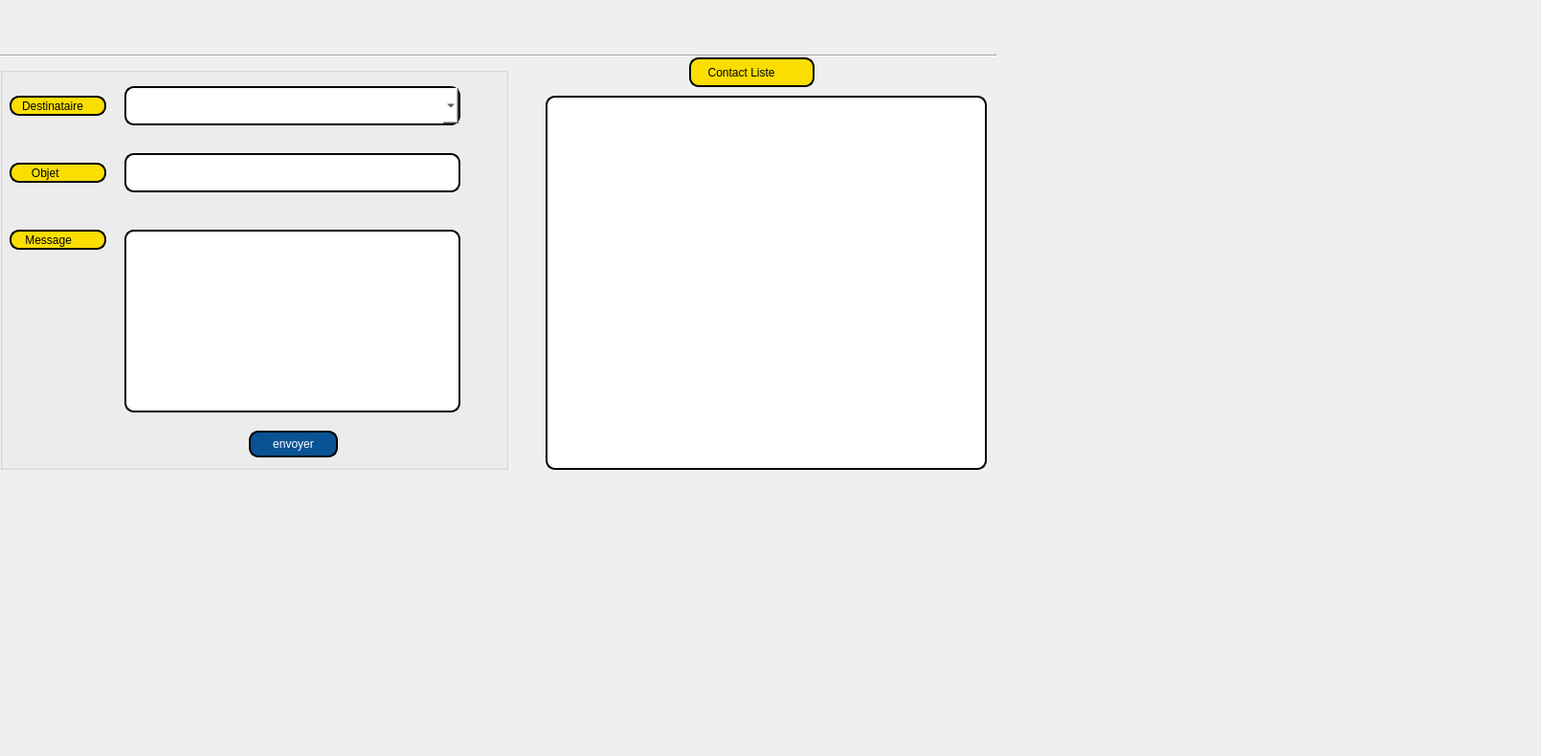
     <widget class="QWidget" name="tab_12">
      <attribute name="title">
       <string>contact</string>
      </attribute>
      <widget class="QPushButton" name="envoyer">
       <property name="geometry">
        <rect>
         <x>260</x>
         <y>450</y>
         <width>93</width>
         <height>28</height>
        </rect>
       </property>
       <property name="styleSheet">
        <string notr="true">border: 2px solid black;
border-radius: 10px;
padding: 0 8px;
color: rgb(255, 255, 255);
background:#085394	;
font: bold, &quot;Comic Sans MS&quot;;
</string>
       </property>
       <property name="text">
        <string>envoyer</string>
       </property>
      </widget>
      <widget class="QLabel" name="label_5">
       <property name="geometry">
        <rect>
         <x>10</x>
         <y>100</y>
         <width>101</width>
         <height>21</height>
        </rect>
       </property>
       <property name="styleSheet">
        <string notr="true">border: 2px solid black;
font: 75 8pt &quot;MS Shell Dlg 2&quot;;
border-radius: 10px;
padding: 0 8px;
background: #fade02;
font: bold, &quot;Comic Sans MS&quot;;;
text-align:center;
</string>
       </property>
       <property name="text">
        <string>Destinataire</string>
       </property>
      </widget>
      <widget class="QLabel" name="label_6">
       <property name="geometry">
        <rect>
         <x>10</x>
         <y>170</y>
         <width>101</width>
         <height>21</height>
        </rect>
       </property>
       <property name="styleSheet">
        <string notr="true">border: 2px solid black;
font: 75 8pt &quot;MS Shell Dlg 2&quot;;
border-radius: 10px;
padding: 0 8px;
background: #fade02;
font: bold, &quot;Comic Sans MS&quot;;;
text-align:center;
</string>
       </property>
       <property name="text">
        <string>   Objet</string>
       </property>
      </widget>
      <widget class="QLabel" name="label_7">
       <property name="geometry">
        <rect>
         <x>10</x>
         <y>240</y>
         <width>101</width>
         <height>21</height>
        </rect>
       </property>
       <property name="styleSheet">
        <string notr="true">border: 2px solid black;
font: 75 8pt &quot;MS Shell Dlg 2&quot;;
border-radius: 10px;
padding: 0 8px;
background: #fade02;
font: bold, &quot;Comic Sans MS&quot;;;
text-align:center;
</string>
       </property>
       <property name="text">
        <string> Message</string>
       </property>
      </widget>
      <widget class="QLineEdit" name="objet">
       <property name="geometry">
        <rect>
         <x>130</x>
         <y>160</y>
         <width>351</width>
         <height>41</height>
        </rect>
       </property>
       <property name="styleSheet">
        <string notr="true">border: 2px solid black;
border-radius: 10px;
padding: 0 8px;
background: white;
selection-background-color: gray;
</string>
       </property>
      </widget>
      <widget class="QLineEdit" name="Message">
       <property name="geometry">
        <rect>
         <x>130</x>
         <y>240</y>
         <width>351</width>
         <height>191</height>
        </rect>
       </property>
       <property name="styleSheet">
        <string notr="true">border: 2px solid black;
border-radius: 10px;
padding: 0 8px;
background: white;
selection-background-color: gray;
</string>
       </property>
      </widget>
      <widget class="Line" name="line_11">
       <property name="geometry">
        <rect>
         <x>-10</x>
         <y>50</y>
         <width>1051</width>
         <height>16</height>
        </rect>
       </property>
       <property name="orientation">
        <enum>Qt::Horizontal</enum>
       </property>
      </widget>
      <widget class="QLabel" name="background_11">
       <property name="geometry">
        <rect>
         <x>0</x>
         <y>0</y>
         <width>1601</width>
         <height>781</height>
        </rect>
       </property>
       <property name="text">
        <string/>
       </property>
      </widget>
      <widget class="QTableView" name="contactView">
       <property name="geometry">
        <rect>
         <x>570</x>
         <y>100</y>
         <width>461</width>
         <height>391</height>
        </rect>
       </property>
       <property name="styleSheet">
        <string notr="true"> border: 2px solid black;
border-radius: 10px;
padding: 0 8px;
background: white;
selection-background-color: gray;
</string>
       </property>
      </widget>
      <widget class="QLabel" name="label_19">
       <property name="geometry">
        <rect>
         <x>720</x>
         <y>60</y>
         <width>131</width>
         <height>31</height>
        </rect>
       </property>
       <property name="styleSheet">
        <string notr="true">border: 2px solid black;
font: 75 8pt &quot;MS Shell Dlg 2&quot;;
border-radius: 10px;
padding: 0 8px;
background: #fade02;
font: bold, &quot;Comic Sans MS&quot;;;
text-align:center;
</string>
       </property>
       <property name="text">
        <string>  Contact Liste</string>
       </property>
      </widget>
      <widget class="QComboBox" name="Destinataire">
       <property name="geometry">
        <rect>
         <x>130</x>
         <y>90</y>
         <width>351</width>
         <height>41</height>
        </rect>
       </property>
       <property name="styleSheet">
        <string notr="true">border: 2px solid black;
border-radius: 10px;
padding: 0 8px;
background: white;
selection-background-color: gray;
</string>
       </property>
      </widget>
      <widget class="QGroupBox" name="groupBox_10">
       <property name="geometry">
        <rect>
         <x>0</x>
         <y>70</y>
         <width>531</width>
         <height>421</height>
        </rect>
       </property>
       <property name="title">
        <string/>
       </property>
      </widget>
      <zorder>groupBox_10</zorder>
      <zorder>background_11</zorder>
      <zorder>envoyer</zorder>
      <zorder>label_5</zorder>
      <zorder>label_6</zorder>
      <zorder>label_7</zorder>
      <zorder>objet</zorder>
      <zorder>Message</zorder>
      <zorder>line_11</zorder>
      <zorder>contactView</zorder>
      <zorder>label_19</zorder>
      <zorder>Destinataire</zorder>
     </widget>
